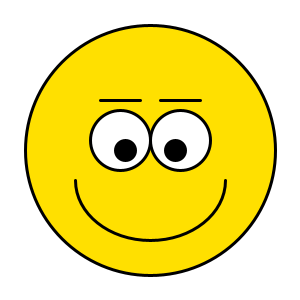
Frame 1 (no input)
Frame 60 (the mouse pressed at the canvas centre just before this capture): identical to frame 1, image omitted
Frame 120 (the mouse held since frame 60 and released just before this capture): identical to frame 1, image omitted

The Processing sketch that drew this single still picture (run headless with seeded random() and noise(); from frame 60 on, the mouse is pressed at the canvas centre):

// Processing sketch: build
// ── build.pde
void setup() {
  size(300,300);
  smooth();
  colorMode(HSB); // Hue, Saturation, Brightness
}

int col = 150;
int eye = 512;
int mouth = 120;

void draw() {
  background(255);
  strokeWeight(3);
  
  // Values from 0 to 1023 to control hue val
  color c = color(map(col, 0, 1024, 0, 255), 255, 255);
  fill(c);
  
  // Face
  ellipse(150,150,250,250);
  
  // Eyes of smiley
  fill(255);
  ellipse(120,140,60,60);
  ellipse(180,140,60,60);
  fill(0);
  ellipse(125,150,20,20);
  ellipse(175,150,20,20);
  
  // Eyebrows
  line(100,100+map(eye,0,1024,-10,10),140,100-map(eye,0,1024,-10,10));
  line(160,100+map(eye,0,1024,-10,10),200,100-map(eye,0,1024,-10,10));
  
  // Mouth
  noFill();
  arc(150,180,150,mouth,0,PI); // 100,180+map(mouth,0,1024,0,50)
  
}
